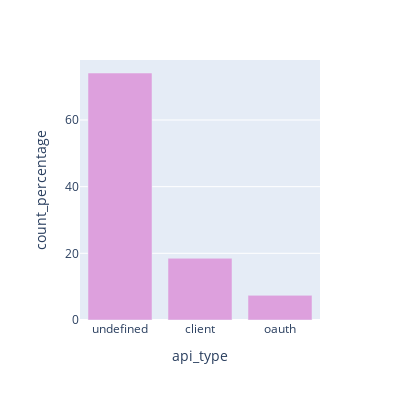

Notebook cell for this chart:
### Code cell
count_percentage_plot_by_column('api_type','plum')

### Figure 1 — Plotly figure (JSON) as saved in the notebook; plotly's stock layout.template omitted (floating-point values rounded to 4 significant figures)
{"data": [{"alignmentgroup": "True", "hovertemplate": "api_type=%{x}<br>count_percentage=%{y}<extra></extra>", "legendgroup": "", "marker": {"color": "plum", "pattern": {"shape": ""}}, "name": "", "offsetgroup": "", "orientation": "v", "showlegend": false, "textposition": "auto", "type": "bar", "x": ["undefined", "client", "oauth"], "xaxis": "x", "y": [74.09, 18.52, 7.4], "yaxis": "y"}], "layout": {"autosize": false, "barmode": "relative", "height": 400, "legend": {"tracegroupgap": 0}, "margin": {"t": 60}, "width": 400, "xaxis": {"anchor": "y", "domain": [0, 1], "title": {"text": "api_type"}}, "yaxis": {"anchor": "x", "domain": [0, 1], "title": {"text": "count_percentage"}}}}
